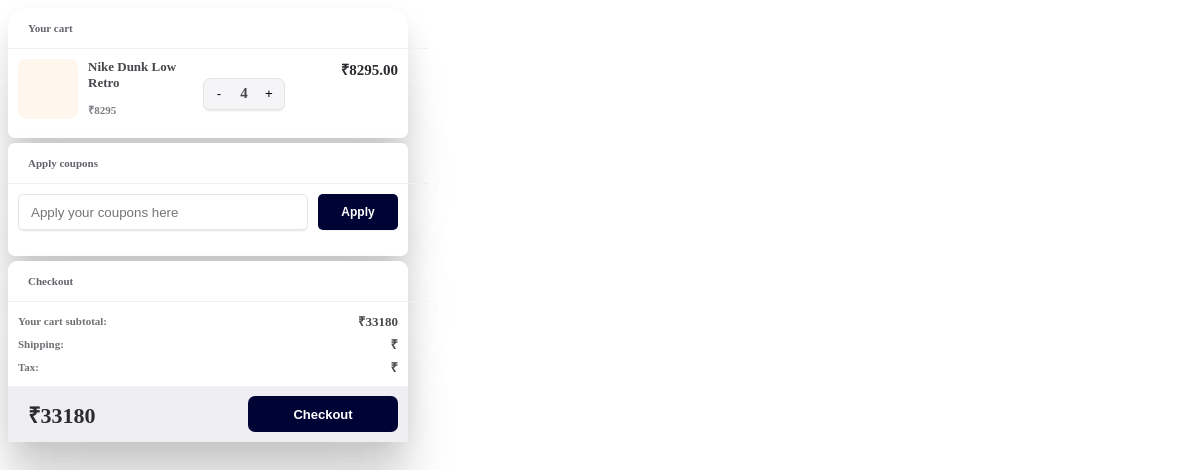
Page /shop/cart/ (signed in) on the earlier database version.
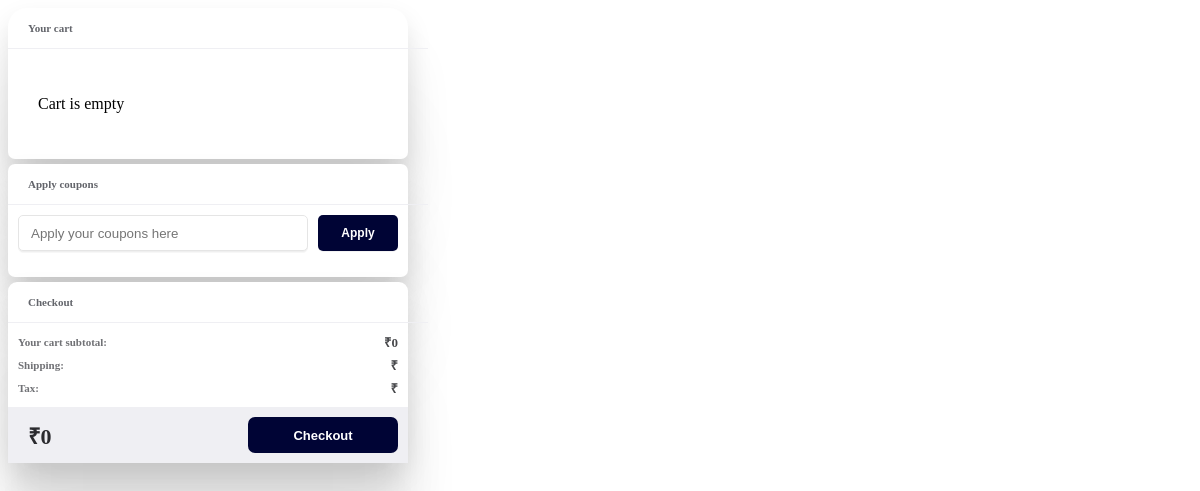
Same page on the later database version.
### apps/ecommerce/models/cart.py (models this page shows, shortened)
class Cart(models.Model):
    user = models.ForeignKey(User, on_delete=models.CASCADE)
    product = models.ForeignKey(Product, on_delete=models.CASCADE)
    quantity = models.PositiveIntegerField(default=1)

### apps/ecommerce/models/product.py (models this page shows, shortened)
class Product(models.Model):
    name = models.CharField(max_length=100)
    price = models.IntegerField()
    image = models.ImageField(upload_to='products/', null=True, blank=True)

### apps/ecommerce/views/cart_views.py (the view)
# urls.py: path('cart/', cart_views.cart_view, name='cart'),
@login_required
def cart_view(request):
    cart_items = Cart.objects.filter(user=request.user)
    total = sum(item.product.price * item.quantity for item in cart_items)
    if request.headers.get('x-requested-with') == 'XMLHttpRequest':
        return render(request, 'ecommerce/cart.html', {
            'cart_items': cart_items,
            'total': total
        })
    return render(request, 'ecommerce/cart.html', {
        'cart_items': cart_items,
        'total': total
    })

### templates/ecommerce/cart.html (shortened to what this page needs)
{% load static %}
{% block content %}
<link rel="stylesheet" href="{% static 'css/ecommerce.css' %}">
<div class="master-container">
  <div class="card cart">
    <label class="title">Your cart</label>
    <div class="products">
      {% for item in cart_items %}
      <div class="product" id="item-{{ item.id }}">
        <svg fill="none" viewBox="0 0 60 60" height="60" width="60">
          <rect fill="#FFF6EE" rx="8.25" height="60" width="60"></rect>
        </svg>
        <div>
          <span>{{ item.product.name }}</span>
          <p>₹{{ item.product.price }}</p>
        </div>
        <div class="quantity">
          <button class="qty-btn" data-id="{{ item.id }}" data-action="decrease">-</button>
          <label id="qty-{{ item.id }}">{{ item.quantity }}</label>
          <button class="qty-btn" data-id="{{ item.id }}" data-action="increase">+</button>
        </div>
        <label class="price small" id="price-{{ item.id }}">
          ₹{{ item.product.price|floatformat:2 }}
        </label>
      </div>
      {% empty %}
      <p style="padding:20px;">Cart is empty</p>
      {% endfor %}
    </div>
  </div>
  <div class="card coupons">
    <label class="title">Apply coupons</label>
    <form class="form">
      <input type="text" placeholder="Apply your coupons here" class="input_field">
      <button type="button">Apply</button>
    </form>
  </div>
  <div class="card checkout">
    <label class="title">Checkout</label>
    <div class="details">
      <span>Your cart subtotal:</span>
      <span id="cart-total">₹{{ total }}</span>
      <span>Shipping:</span>
      <span id="shipping">₹{{ shipping }}</span>
      <span>Tax:</span>
      <span id="tax">₹{{ tax }}</span>
    </div>
    <div class="checkout--footer">
      <label class="price" id="cart-total-footer">₹{{ total }}</label>
      <button class="checkout-btn">Checkout</button>
    </div>
  </div>
</div>
{% endblock %}

Differences in the rows shown:
removed Cart: product.name "Nike Dunk Low Retro", product.price "8295", quantity "4", product.price "8295.00"
Other differences:
{{ total }}: "33180" → "0"
text now shown: "Cart is empty"
